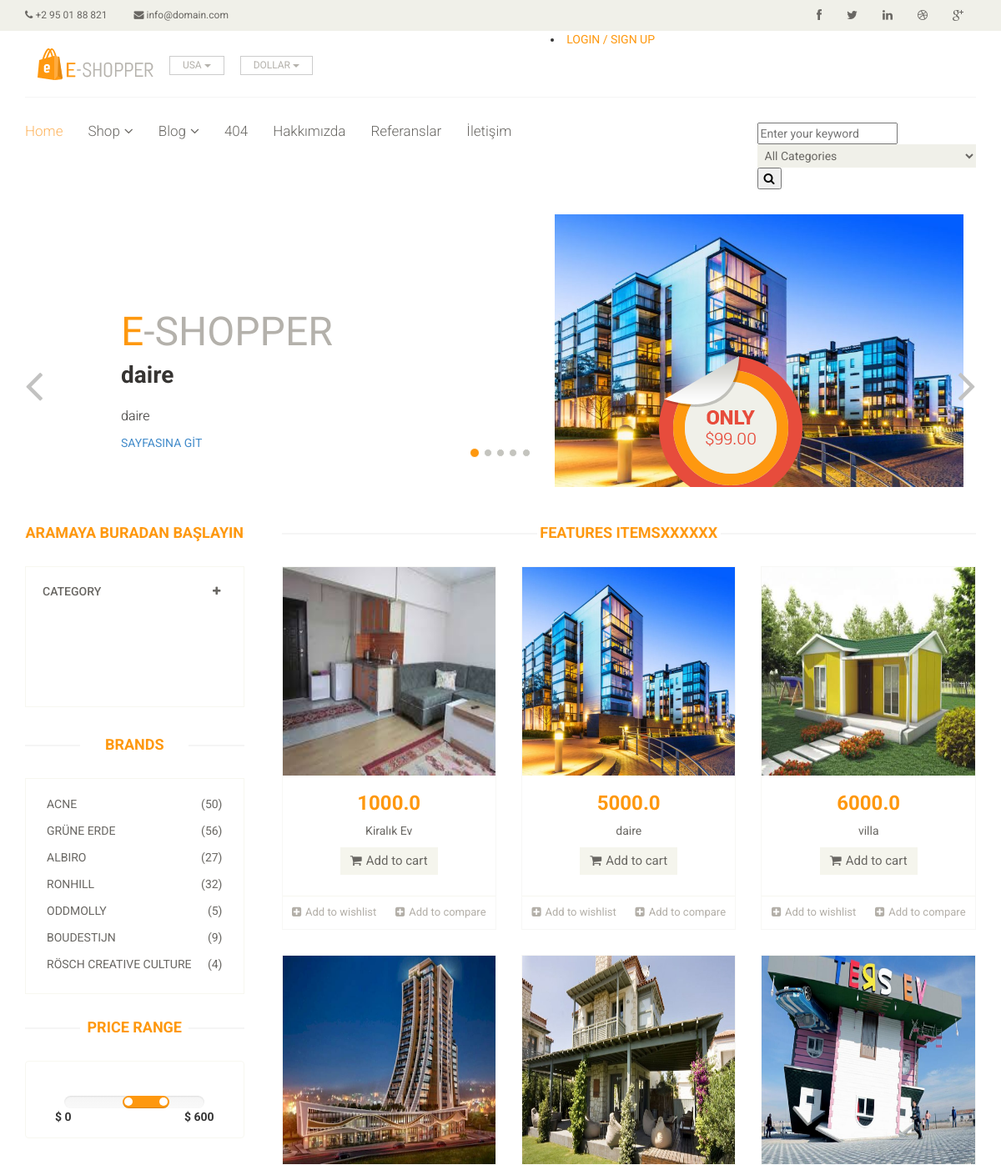
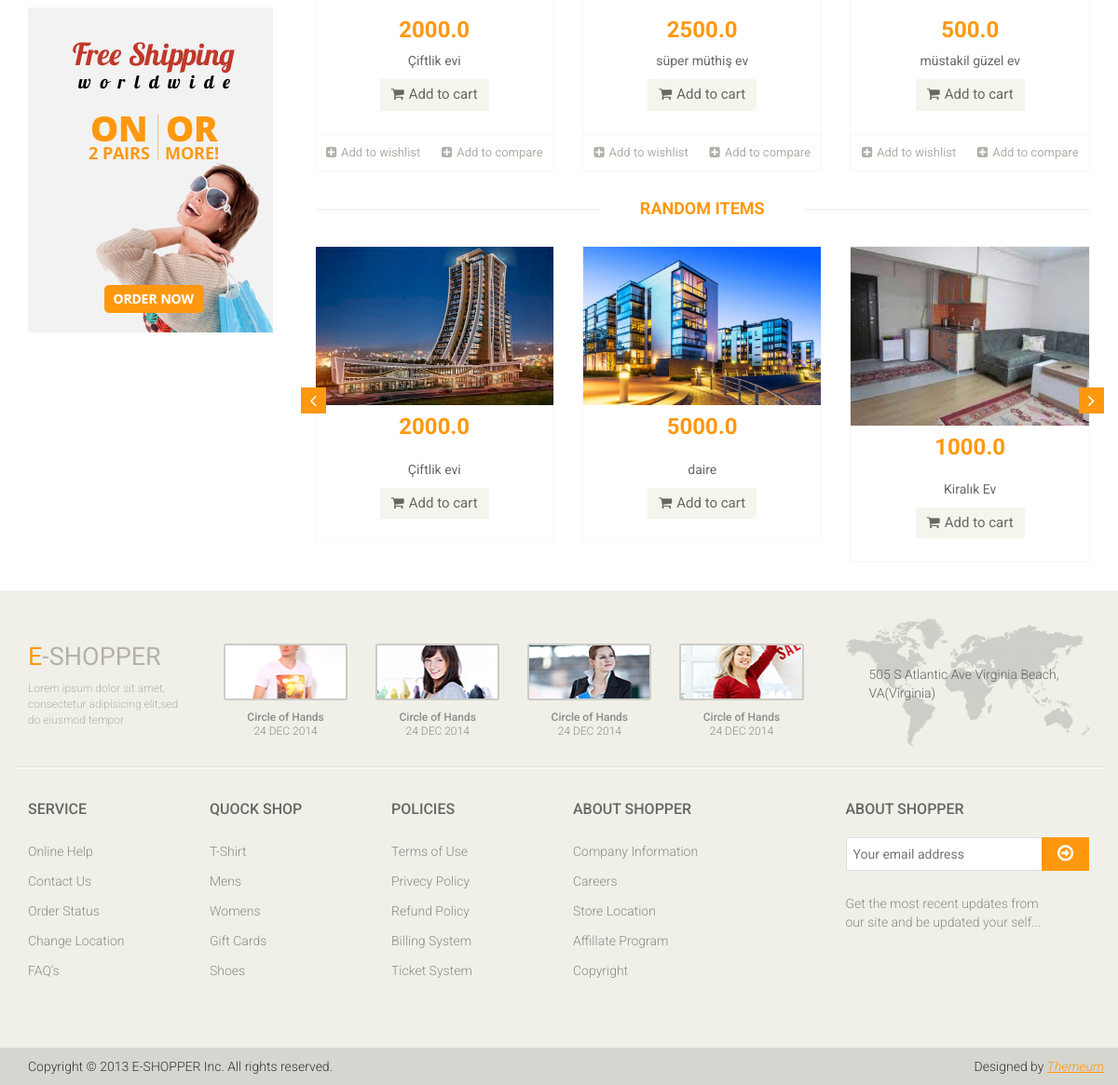
The page /home on the database its author committed (2 pictures, top to bottom).
### product/models.py (models this page shows, shortened)
class Product(models.Model):
    STATUS = (
        ('True', 'Evet'),
        ('False', 'Hayır'),
    )
    user = models.ForeignKey(User, on_delete=models.CASCADE)
    category = models.ForeignKey(Category, on_delete=models.CASCADE)
    title = models.CharField(max_length=150)
    keywords = models.CharField(max_length=255)
    description = models.CharField(max_length=255)
    image = models.ImageField(blank=True, upload_to='images/')
    price = models.FloatField()
    detail = RichTextUploadingField()
    slug = models.SlugField(null=False, unique=True)
    status = models.CharField(max_length=10, choices=STATUS)
    create_at = models.DateTimeField(auto_now_add=True)
    update_at = models.DateTimeField(auto_now=True)
    def image_tag(self):
        return mark_safe('<img src="{}" height="50"/>'.format(self.image.url))
    image_tag.short_description = 'Image'

### home/views.py (the view)
# urls.py: path('', views.index, name='index'),
def index(request):
    setting = Setting.objects.get(pk=1)
    sliderdata = Product.objects.all()[:10]
    category=Category.objects.all()
    dayproducts = Product.objects.filter(status='True')[:6]
    lastproducts = Product.objects.filter(status='True').order_by('-id')[:7]
    randomproducts = Product.objects.filter(status='True').order_by('?')[:3]
    context = {'setting': setting,
               'page': 'home',
               'sliderdata':sliderdata,
               'sliderone':sliderdata[1].id,
               'category':category,
               'dayproducts': dayproducts,
               'lastproducts': lastproducts,
               'randomproducts': randomproducts
               }
    return render(request, 'index.html', context)

### home/templates/index.html (shortened to what this page needs)
{% extends "homebase.html" %}
{% block slider %}
           {% include "slider.html" %}
{% endblock %}
{% block maincontent %}
           {% include "maincontent.html" %}
{% endblock %}

### home/templates/slider.html (shortened to what this page needs)
{% load static %}
<section id="slider">
		<div class="container">
			<div class="row">
				<div class="col-sm-12">
					<div id="slider-carousel" class="carousel slide" data-ride="carousel">
						<ol class="carousel-indicators">
							<li data-target="#slider-carousel" data-slide-to="0" class="active"></li>
							<li data-target="#slider-carousel" data-slide-to="1"></li>
							<li data-target="#slider-carousel" data-slide-to="2"></li>
							<li data-target="#slider-carousel" data-slide-to="3"></li>
							<li data-target="#slider-carousel" data-slide-to="4"></li>
						</ol>
						<div class="carousel-inner">
							{% for rs in sliderdata %}
							{% if rs.id == sliderone %}
							<div class="item active">
								<div class="col-sm-6">
									<h1><span>E</span>-SHOPPER</h1>
									<h2>{{ rs.title }}</h2>
									<p> {{rs.description}} </p>
									<a href="/product/{{rs.id}}/{{rs.slug}}">SAYFASINA GİT</a>
								</div>
								<div class="col-sm-6">
									<img src="{{ rs.image.url }}" class="girl img-responsive" alt="" />
									<img src="{% static 'images/home/pricing.png'%}"  class="pricing" alt="" />
								</div>
							</div>
							{%endif%}
						{% endfor %}
						</div>
						<a href="#slider-carousel" class="left control-carousel hidden-xs" data-slide="prev">
							<i class="fa fa-angle-left"></i>
						</a>
						<a href="#slider-carousel" class="right control-carousel hidden-xs" data-slide="next">
							<i class="fa fa-angle-right"></i>
						</a>
					</div>
				</div>
			</div>
		</div>
	</section>

### home/templates/maincontent.html (shortened to what this page needs)
{% load static %}
<section>
	<div class="container">
		<div class="row">
			<div class="col-sm-3">
				<div class="left-sidebar">
					<h2>Aramaya Buradan Başlayın</h2>
					<div class="panel-group category-products" id="accordian">
						<div class="panel panel-default">
							<div class="panel-heading">
								<h4 class="panel-title">
									<a data-toggle="collapse" data-parent="#accordian" href="#sportswear">
										<span class="badge pull-right"><i class="fa fa-plus"></i></span>
										Category
									</a>
								</h4>
							</div>
									{% load mptt_tags %}
						</div>
						<div class="panel panel-default">
							<div class="panel-heading">
							</div>
						</div>
						<div class="panel panel-default">
							<div class="panel-heading">
							</div>
						</div>
						<div class="panel panel-default">
							<div class="panel-heading">
							</div>
						</div>
						<div class="panel panel-default">
							<div class="panel-heading">
							</div>
						</div>
						<div class="panel panel-default">
							<div class="panel-heading">
							</div>
						</div>
						<div class="panel panel-default">
							<div class="panel-heading">
							</div>
						</div>
						<div class="panel panel-default">
							<div class="panel-heading">
							</div>
						</div>
					</div>
					<div class="brands_products">
						<h2>Brands</h2>
						<div class="brands-name">
							<ul class="nav nav-pills nav-stacked">
								<li><a href="#"> <span class="pull-right">(50)</span>Acne</a></li>
								<li><a href="#"> <span class="pull-right">(56)</span>Grüne Erde</a></li>
								<li><a href="#"> <span class="pull-right">(27)</span>Albiro</a></li>
								<li><a href="#"> <span class="pull-right">(32)</span>Ronhill</a></li>
								<li><a href="#"> <span class="pull-right">(5)</span>Oddmolly</a></li>
								<li><a href="#"> <span class="pull-right">(9)</span>Boudestijn</a></li>
								<li><a href="#"> <span class="pull-right">(4)</span>Rösch creative culture</a></li>
							</ul>
						</div>
					</div>
					<div class="price-range">
						<h2>Price Range</h2>
						<div class="well text-center">
							<input type="text" class="span2" value="" data-slider-min="0" data-slider-max="600" data-slider-step="5" data-slider-value="[250,450]" id="sl2" ><br />
							<b class="pull-left">$ 0</b> <b class="pull-right">$ 600</b>
						</div>
					</div>
					<div class="shipping text-center">
						<img src="{% static 'images/home/shipping.jpg'%}" alt="" />
					</div>
				</div>
			</div>
			<div class="col-sm-9 padding-right">
				<div class="features_items">
					<h2 class="title text-center">Features ItemsXXXXXX</h2>
					{% for rs in dayproducts %}
					<div class="col-sm-4">
						<div class="product-image-wrapper">
							<div class="single-products">
								<div class="productinfo text-center">
									<a href="/product/{{rs.id}}/{{rs.slug}}"><img src="{{rs.image.url}}" alt="image" style="height: 250px"/></a>
									<h2>{{rs.price}}</h2>
									<a href="/product/{{rs.id}}/{{rs.slug}}"><p>{{rs.title}}</p></a>
									<a href="/product/{{rs.id}}/{{rs.slug}}" class="btn btn-default add-to-cart"><i class="fa fa-shopping-cart"></i>Add to cart</a>
								</div>
							</div>
							<div class="choose">
								<ul class="nav nav-pills nav-justified">
									<li><a href="#"><i class="fa fa-plus-square"></i>Add to wishlist</a></li>
									<li><a href="#"><i class="fa fa-plus-square"></i>Add to compare</a></li>
								</ul>
							</div>
						</div>
					</div>
					{% endfor %}
				</div>
				<div class="recommended_items">
					<h2 class="title text-center">RANDOM items</h2>
					<div id="recommended-item-carousel" class="carousel slide" data-ride="carousel">
						<div class="carousel-inner">
							<div class="item active">
								{% for rs in randomproducts %}
								<div class="col-sm-4">
									<div class="product-image-wrapper">
										<div class="single-products">
											<div class="productinfo text-center">
												<img src="{{rs.image.url}}" alt="" />
												<h2>{{rs.price}}</h2>
												<p>{{rs.title}}</p>
												<a href="/product/{{rs.id}}/{{rs.slug}}" class="btn btn-default add-to-cart"><i class="fa fa-shopping-cart"></i>Add to cart</a>
											</div>
										</div>
									</div>
								</div>
								{% endfor %}
							</div>
						</div>
						<a class="left recommended-item-control" href="#recommended-item-carousel" data-slide="prev">
							<i class="fa fa-angle-left"></i>
						</a>
						<a class="right recommended-item-control" href="#recommended-item-carousel" data-slide="next">
							<i class="fa fa-angle-right"></i>
						</a>
					</div>
				</div>
			</div>
		</div>
	</div>
</section>

### home/static/css/main.css (style rules this page uses)
body { font-family: 'Roboto', sans-serif; position: relative; font-weight: 400px; }
ul li { list-style: none; }
a { -webkit-transition: 300ms; transition: 300ms; }
h1, h2, h3, h4, h5, h6 { font-family: 'Roboto', sans-serif; }
#slider { padding-bottom: 45px; }
.carousel-indicators li { background: #C4C4BE; }
.carousel-indicators li.active { background: #FE980F; }
.item { padding-left: 100px; }
.pricing { position: absolute; right: 40%; top: 52%; }
.girl { margin-left: 0; }
.item h1 { color: #B4B1AB; font-family: abel; font-size: 48px; margin-top: 115px; }
.item h1 span { color: #FE980F; }
.item h2 { color: #363432; font-family: 'Roboto', sans-serif; font-size: 28px; font-weight: 700; margin-bottom: 22px; margin-top: 10px; }
.item p { color: #363432; font-size: 16px; font-weight: 300; font-family: 'Roboto', sans-serif; }
.control-carousel { position: absolute; top: 50%; font-size: 60px; color: #C2C2C1; }
.right { right: 0; }
.category-products { border: 1px solid #F7F7F0; margin-bottom: 35px; padding-bottom: 20px; padding-top: 15px; }
.left-sidebar h2, .brands_products h2 { color: #FE980F; font-family: 'Roboto', sans-serif; font-size: 18px; font-weight: 700; margin: 0 auto 30px; text-align: center; text-transform: uppercase; position: relative; z-index: 3; }
.left-sidebar h2:after, h2.title:after { content: " "; position: absolute; border: 1px solid #f5f5f5; bottom: 8px; left: 0; width: 100%; height: 0; z-index: -2; }
.left-sidebar h2:before { content: " "; position: absolute; background: #fff; bottom: -6px; width: 130px; height: 30px; z-index: -1; left: 50%; margin-left: -65px; }
h2.title:before { content: " "; position: absolute; background: #fff; bottom: -6px; width: 220px; height: 30px; z-index: -1; left: 50%; margin-left: -110px; }
.category-products .panel { background-color: #FFFFFF; border: 0px; border-radius: 0px; -webkit-box-shadow: none; box-shadow: none; margin-bottom: 0px; }
.category-products .panel-default .panel-heading { background-color: #FFFFFF; border: 0 none; color: #FFFFFF; padding: 5px 20px; }
.category-products .panel-default .panel-heading .panel-title a { color: #696763; font-family: 'Roboto', sans-serif; font-size: 14px; text-decoration: none; text-transform: uppercase; }
.category-products .badge { background: none; border-radius: 10px; color: #696763; display: inline-block; font-size: 12px; font-weight: bold; line-height: 1; min-width: 10px; padding: 3px 7px; text-align: center; vertical-align: baseline; white-space: nowrap; }
.brands-name { border: 1px solid #F7F7F0; padding-bottom: 20px; padding-top: 15px; }
.brands-name .nav-stacked li a { background-color: #FFFFFF; color: #696763; font-family: 'Roboto', sans-serif; font-size: 14px; padding: 5px 25px; text-decoration: none; text-transform: uppercase; }
.shipping { background-color: #F2F2F2; margin-top: 40px; overflow: hidden; padding-top: 20px; position: relative; }
.price-range { margin-top: 30px; }
.well { background-color: #FFFFFF; border: 1px solid #F7F7F0; border-radius: 4px; -webkit-box-shadow: none; box-shadow: none; margin-bottom: 20px; min-height: 20px; padding: 35px; }
.padding-right { padding-right: 0; }
.features_items { overflow: hidden; }
h2.title { color: #FE980F; font-family: 'Roboto', sans-serif; font-size: 18px; font-weight: 700; margin: 0 15px; text-transform: uppercase; margin-bottom: 30px; position: relative; }
.product-image-wrapper { border: 1px solid #F7F7F5; overflow: hidden; margin-bottom: 30px; }
.single-products { position: relative; }
.productinfo h2 { color: #FE980F; font-family: 'Roboto', sans-serif; font-size: 24px; font-weight: 700; }
.productinfo p { font-family: 'Roboto', sans-serif; font-size: 14px; font-weight: 400; color: #696763; }
.productinfo img { width: 100%; }
.productinfo { position: relative; }
.add-to-cart { background: #F5F5ED; border: 0 none; border-radius: 0; color: #696763; font-family: 'Roboto', sans-serif; font-size: 15px; margin-bottom: 25px; }
.add-to-cart i { margin-right: 5px; }
.choose { border-top: 1px solid #F7F7F0; }
.choose ul li a { color: #B3AFA8; font-family: 'Roboto', sans-serif; font-size: 13px; padding-left: 0; padding-right: 0; }
.choose ul li a i { margin-right: 5px; }
.recommended_items { overflow: hidden; }
#recommended-item-carousel .carousel-inner .item { padding-left: 0; }
.recommended-item-control { position: absolute; top: 41%; }
.recommended-item-control i { background: none repeat scroll 0 0 #FE980F; color: #FFFFFF; font-size: 20px; padding: 4px 10px; }

### rows shown on the page
Product: title "daire", description "daire", image (picture), price "5000.0"
Product: image (picture), price "1000.0", title "Kiralık Ev"
Product: image (picture), price "6000.0", title "villa"
Product: image (picture), price "2000.0", title "Çiftlik evi"
Product: image (picture), price "2500.0", title "süper müthiş ev"
Product: image (picture), price "500.0", title "müstakil güzel ev"
